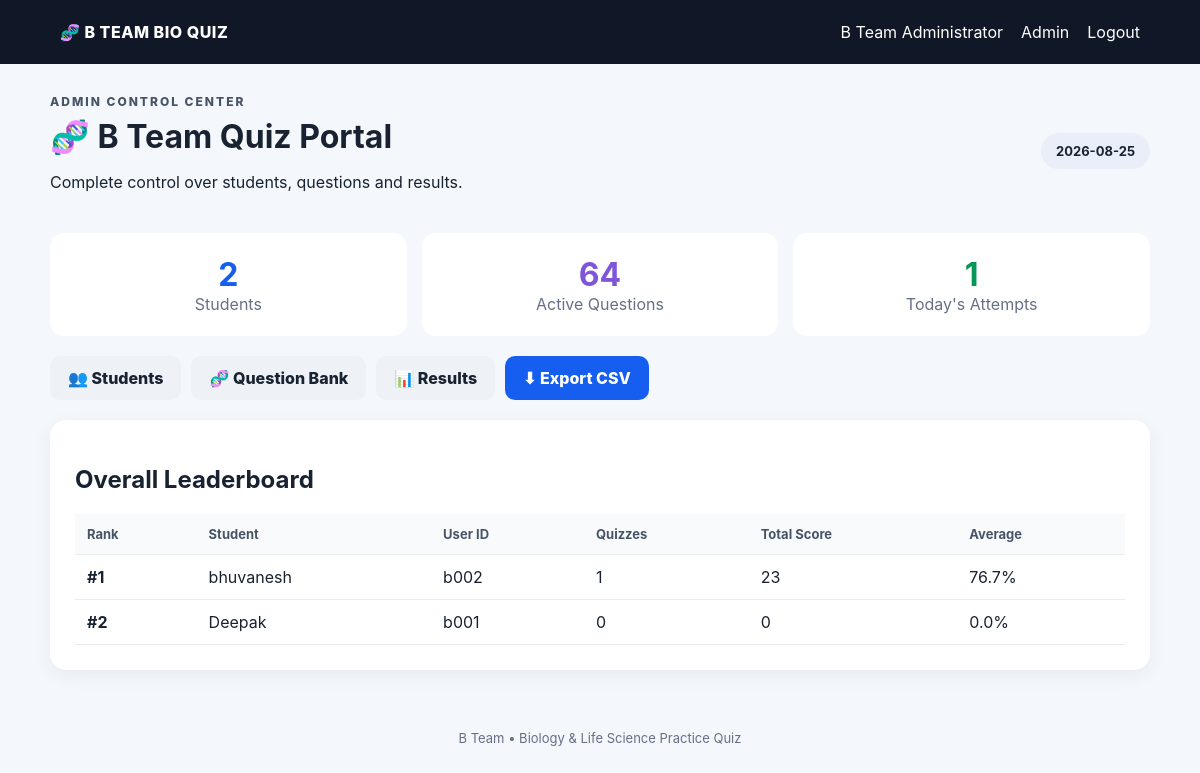
The page /admin (signed in) on the database its author committed.
### tables this page shows
CREATE TABLE users (
        id INTEGER PRIMARY KEY AUTOINCREMENT, user_id TEXT UNIQUE NOT NULL,
        name TEXT NOT NULL, password_hash TEXT NOT NULL,
        role TEXT NOT NULL DEFAULT 'student', active INTEGER NOT NULL DEFAULT 1,
        created_at TEXT NOT NULL DEFAULT CURRENT_TIMESTAMP
    );

### app.py (the view)
@app.route("/admin")
@admin_required
def admin_dashboard():
    conn=get_db(); today=date.today().isoformat()
    stats={"users":conn.execute("SELECT COUNT(*) c FROM users WHERE role='student'").fetchone()["c"],
           "questions":conn.execute("SELECT COUNT(*) c FROM questions WHERE active=1").fetchone()["c"],
           "attempts_today":conn.execute("SELECT COUNT(*) c FROM attempts WHERE quiz_date=?",(today,)).fetchone()["c"]}
    scores=conn.execute("""SELECT u.user_id,u.name,COALESCE(SUM(a.score),0) total_score,
      COUNT(a.id) quizzes_taken,ROUND(COALESCE(AVG(a.score*100.0/a.total),0),1) average_percent
      FROM users u LEFT JOIN attempts a ON a.user_id=u.id
      WHERE u.role='student' GROUP BY u.id ORDER BY total_score DESC,average_percent DESC,u.name""").fetchall()
    conn.close(); return render_template("admin_dashboard.html",stats=stats,scores=scores,today=today)

### app.py (called while the page is built)
def get_db():
    conn = sqlite3.connect(DB_PATH)
    conn.row_factory = sqlite3.Row
    conn.execute("PRAGMA foreign_keys = ON")
    return conn

def admin_required(f):
    @wraps(f)
    def w(*a,**kw):
        if "user_pk" not in session: return redirect(url_for("login"))
        if session.get("role")!="admin":
            flash("Administrator access required.","error"); return redirect(url_for("dashboard"))
        return f(*a,**kw)
    return w

### templates/admin_dashboard.html (shortened to what this page needs)
{% extends "base.html" %}
{% block content %}
<div class="hero"><div><p class="eyebrow">ADMIN CONTROL CENTER</p><h1>🧬 B Team Quiz Portal</h1><p>Complete control over students, questions and results.</p></div><div class="date-box">{{ today }}</div></div>
<div class="stats"><div class="stat"><b>{{ stats.users }}</b><span>Students</span></div><div class="stat"><b>{{ stats.questions }}</b><span>Active Questions</span></div><div class="stat"><b>{{ stats.attempts_today }}</b><span>Today's Attempts</span></div></div>
<div class="admin-links"><a class="btn" href="{{ url_for('admin_users') }}">👥 Students</a><a class="btn" href="{{ url_for('admin_questions') }}">🧬 Question Bank</a><a class="btn" href="{{ url_for('admin_results') }}">📊 Results</a><a class="btn primary" href="{{ url_for('export_csv') }}">⬇ Export CSV</a></div>
<div class="card"><h2>Overall Leaderboard</h2><div class="table-wrap"><table><thead><tr><th>Rank</th><th>Student</th><th>User ID</th><th>Quizzes</th><th>Total Score</th><th>Average</th></tr></thead><tbody>{% for r in scores %}<tr><td><b>#{{ loop.index }}</b></td><td>{{ r['name'] }}</td><td>{{ r['user_id'] }}</td><td>{{ r['quizzes_taken'] }}</td><td>{{ r['total_score'] }}</td><td>{{ r['average_percent'] }}%</td></tr>{% else %}<tr><td colspan="6">No students yet.</td></tr>{% endfor %}</tbody></table></div></div>
{% endblock %}

### templates/base.html (shortened to what this page needs)
<!doctype html>
<html lang="en">
<head>
<link rel="stylesheet" href="{{ url_for('static', filename='style.css') }}">
</head>
<body>
<nav class="nav">
  <div class="brand">🧬 B TEAM BIO QUIZ</div>
  {% if session.get('user_pk') %}
  <div class="nav-right">
    <span>{{ session.get('name') }}</span>
    {% if session.get('role') == 'admin' %}
      <a href="{{ url_for('admin_dashboard') }}">Admin</a>
    {% else %}
      <a href="{{ url_for('dashboard') }}">Dashboard</a>
    {% endif %}
    <a href="{{ url_for('logout') }}">Logout</a>
  </div>
  {% endif %}
</nav>
<main class="container">
{% block content %}{% endblock %}
</main>
<footer>B Team • Biology & Life Science Practice Quiz</footer>
</body>
</html>

### static/style.css (style rules this page uses)
* { box-sizing:border-box }
body { margin:0;font-family:Inter,Arial,sans-serif;background:#f4f7fb;color:#182230 }
.nav { height:64px;background:#101828;color:#fff;display:flex;align-items:center;justify-content:space-between;padding:0 5%;position:sticky;top:0;z-index:10 }
.brand { font-weight:800;letter-spacing:.5px }
.nav-right { display:flex;gap:18px;align-items:center }
.nav a { color:#fff;text-decoration:none }
.container { width:min(1100px,92%);margin:30px auto }
.hero,.quiz-head { display:flex;justify-content:space-between;align-items:center;gap:20px;margin-bottom:25px }
.eyebrow { font-size:12px;font-weight:800;letter-spacing:2px;margin:0 0 8px;color:#475467 }
.hero h1,.quiz-head h1 { margin:0 0 8px;font-size:32px }
.date-box,.pill,.category { background:#e9eef8;border-radius:999px;padding:10px 15px;font-weight:700;font-size:13px }
.card { background:#fff;border-radius:16px;padding:25px;margin-bottom:20px;box-shadow:0 5px 20px rgba(16,24,40,.06) }
.btn { display:inline-block;border:0;border-radius:10px;background:#eef2f7;color:#182230;padding:12px 18px;font-weight:800;text-decoration:none;cursor:pointer }
.btn.primary { background:#155eef;color:#fff }
.stats { display:grid;grid-template-columns:repeat(3,1fr);gap:15px;margin-bottom:20px }
.stat { background:#fff;padding:22px;border-radius:14px;text-align:center }
.stat b { display:block;font-size:32px }
.stat span { color:#667085 }
.admin-links { display:flex;gap:10px;flex-wrap:wrap;margin-bottom:20px }
.table-wrap { overflow:auto }
table { width:100%;border-collapse:collapse;min-width:650px }
th,td { text-align:left;padding:12px;border-bottom:1px solid #eaecf0;vertical-align:top }
th { font-size:13px;color:#475467;background:#f9fafb }
footer { text-align:center;padding:30px;color:#667085;font-size:13px }
.stat:first-child b { color:#155eef }
.stat:nth-child(2) b { color:#7f56d9 }
.stat:nth-child(3) b { color:#039855 }

### rows shown on the page
users: name "bhuvanesh", user_id "b002", quizzes_taken "1", total_score "23", average_percent "76.7"
users: name "Deepak", user_id "b001", quizzes_taken "0", total_score "0", average_percent "0.0"

### other values the page prints
{{ session.get('name') }} "B Team Administrator"
{{ stats.users }} "2"
{{ stats.questions }} "64"
{{ stats.attempts_today }} "1"
